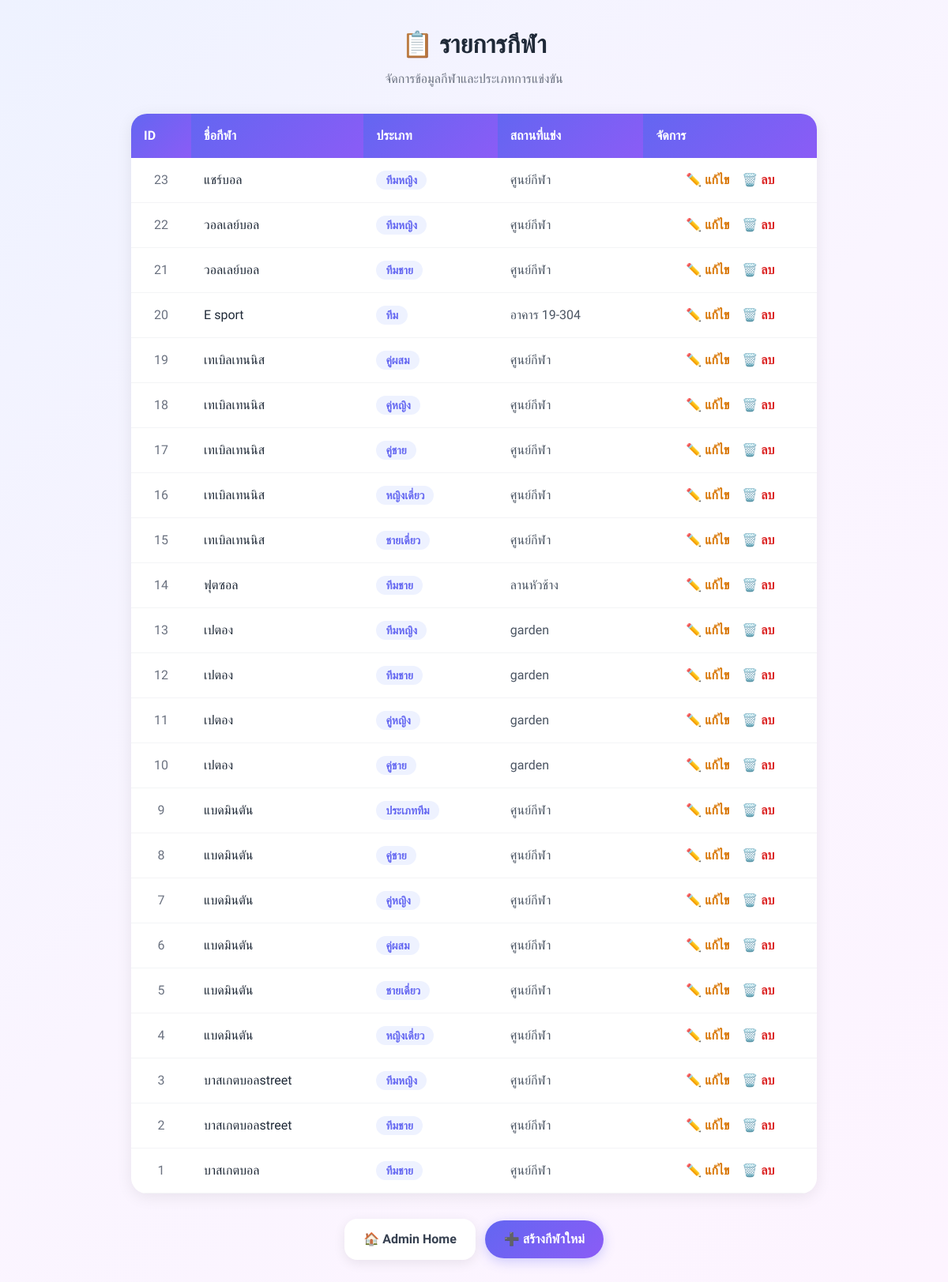
The page /sport_admin2.php on the database its author committed.
### tables this page shows
CREATE TABLE `sport_type` (
  `sport_id` int(11) NOT NULL,
  `sport_name` varchar(100) NOT NULL,
  `category` varchar(50) DEFAULT NULL,
  `venue_type` varchar(50) DEFAULT NULL
);

### sport_admin2.php (the view, shortened to what this page needs)
<?php
include 'db.php';
$sql = "SELECT * FROM sport_type ORDER BY sport_id DESC";
$result = $conn->query($sql);
?>
<!DOCTYPE html>
<html lang="th">
<head>
</head>
<body>
    <div class="container" style="max-width: 900px;">
        <div class="text-center mb-8 animate-fade">
            <h1 class="text-2xl font-bold mb-2">📋 รายการกีฬา</h1>
            <p class="text-gray">จัดการข้อมูลกีฬาและประเภทการแข่งขัน</p>
        </div>
        <div class="table-container mb-8 animate-slide">
            <table>
                <thead>
                    <tr>
                        <th>ID</th>
                        <th>ชื่อกีฬา</th>
                        <th>ประเภท</th>
                        <th>สถานที่แข่ง</th>
                        <th>จัดการ</th>
                    </tr>
                </thead>
                <tbody>
                    <?php if ($result->num_rows > 0): ?>
                        <?php while ($row = $result->fetch_assoc()): ?>
                        <tr>
                            <td style="text-align: center; color: #6b7280;"><?= $row['sport_id'] ?></td>
                            <td style="font-weight: 500; color: #1f2937;"><?= htmlspecialchars($row['sport_name']) ?></td>
                            <td>
                                <span style="background: #eef2ff; color: #6366f1; padding: 4px 12px; border-radius: 50px; font-size: 14px; font-weight: 600;">
                                    <?= htmlspecialchars($row['category']) ?>
                                </span>
                            </td>
                            <td style="color: #4b5563;"><?= htmlspecialchars($row['venue_type']) ?></td>
                            <td style="text-align: center;">
                                <a href="sport_edit.php?id=<?= $row['sport_id'] ?>" style="color: #d97706; font-weight: 700; text-decoration: none; margin-right: 12px;">✏️ แก้ไข</a>
                                <a href="sport_delete.php?id=<?= $row['sport_id'] ?>" onclick="return confirm('ต้องการลบข้อมูลนี้หรือไม่?');" style="color: #dc2626; font-weight: 700; text-decoration: none;">🗑️ ลบ</a>
                            </td>
                        </tr>
                        <?php endwhile; ?>
                    <?php else: ?>
                        <tr><td colspan="5" class="text-center p-8 text-gray">ไม่พบข้อมูล</td></tr>
                    <?php endif; ?>
                </tbody>
            </table>
        </div>
        <div class="text-center">
            <a href="homeadmin.php" class="btn-back" style="margin-right: 8px;">🏠 Admin Home</a>
            <a href="sport_admin.php" class="btn btn-primary" style="padding: 12px 24px; font-size: 16px;">➕ สร้างกีฬาใหม่</a>
        </div>
    </div>
</body>
</html>

### tailwind-config.php (style rules this page uses)
* { margin: 0; padding: 0; box-sizing: border-box; }
body { font-family: 'Sarabun', Tahoma, sans-serif; background: linear-gradient(135deg, #eef2ff 0%, #faf5ff 50%, #fdf4ff 100%); min-height: 100vh; color: #1f2937; line-height: 1.5; }
.container { max-width: 1200px; margin: 0 auto; padding: 32px 16px; }
.text-center { text-align: center; }
.text-gray { color: #6b7280; }
.text-2xl { font-size: 32px; }
.font-bold { font-weight: 700; }
.mb-2 { margin-bottom: 8px; }
.mb-8 { margin-bottom: 32px; }
.btn { display: inline-flex; align-items: center; justify-content: center; gap: 8px; padding: 16px 32px; border-radius: 50px; font-weight: 700; font-size: 18px; text-decoration: none; transition: all 0.3s ease; border: none; cursor: pointer; }
.btn-primary { background: linear-gradient(135deg, #6366f1 0%, #8b5cf6 100%); color: white; box-shadow: 0 4px 15px rgba(99, 102, 241, 0.3); }
.btn-back { display: inline-flex; align-items: center; gap: 8px; padding: 14px 24px; background: white; color: #374151; border-radius: 16px; font-weight: 600; text-decoration: none; box-shadow: 0 4px 15px rgba(0, 0, 0, 0.08); transition: all 0.3s ease; }
.table-container { background: white; border-radius: 20px; overflow: hidden; box-shadow: 0 4px 20px rgba(0, 0, 0, 0.08); }
table { width: 100%; border-collapse: collapse; }
th { background: linear-gradient(135deg, #6366f1 0%, #8b5cf6 100%); color: white; padding: 16px; text-align: left; font-weight: 600; }
td { padding: 16px; border-bottom: 1px solid #f3f4f6; }
.animate-fade { animation: fadeIn 0.5s ease-out forwards; }
.animate-slide { animation: slideUp 0.4s ease-out forwards; }

### rows shown on the page
sport_type: sport_id "23", sport_name "แชร์บอล", category "ทีมหญิง", venue_type "ศูนย์กีฬา"
sport_type: sport_id "22", sport_name "วอลเลย์บอล", category "ทีมหญิง", venue_type "ศูนย์กีฬา"
sport_type: sport_id "21", sport_name "วอลเลย์บอล", category "ทีมชาย", venue_type "ศูนย์กีฬา"
sport_type: sport_id "20", sport_name "E sport", category "ทีม", venue_type "อาคาร 19-304"
sport_type: sport_id "19", sport_name "เทเบิลเทนนิส", category "คู่ผสม", venue_type "ศูนย์กีฬา"
sport_type: sport_id "18", sport_name "เทเบิลเทนนิส", category "คู่หญิง", venue_type "ศูนย์กีฬา"
sport_type: sport_id "17", sport_name "เทเบิลเทนนิส", category "คู่ชาย", venue_type "ศูนย์กีฬา"
sport_type: sport_id "16", sport_name "เทเบิลเทนนิส", category "หญิงเดี่ยว", venue_type "ศูนย์กีฬา"
sport_type: sport_id "15", sport_name "เทเบิลเทนนิส", category "ชายเดี่ยว", venue_type "ศูนย์กีฬา"
sport_type: sport_id "14", sport_name "ฟุตซอล", category "ทีมชาย", venue_type "ลานหัวช้าง"
sport_type: sport_id "13", sport_name "เปตอง", category "ทีมหญิง", venue_type "garden"
sport_type: sport_id "12", sport_name "เปตอง", category "ทีมชาย", venue_type "garden"
sport_type: sport_id "11", sport_name "เปตอง", category "คู่หญิง", venue_type "garden"
sport_type: sport_id "10", sport_name "เปตอง", category "คู่ชาย", venue_type "garden"
sport_type: sport_id "9", sport_name "แบดมินตัน", category "ประเภททีม", venue_type "ศูนย์กีฬา"
sport_type: sport_id "8", sport_name "แบดมินตัน", category "คู่ชาย", venue_type "ศูนย์กีฬา"
sport_type: sport_id "7", sport_name "แบดมินตัน", category "คู่หญิง", venue_type "ศูนย์กีฬา"
sport_type: sport_id "6", sport_name "แบดมินตัน", category "คู่ผสม", venue_type "ศูนย์กีฬา"
sport_type: sport_id "5", sport_name "แบดมินตัน", category "ชายเดี่ยว", venue_type "ศูนย์กีฬา"
sport_type: sport_id "4", sport_name "แบดมินตัน", category "หญิงเดี่ยว", venue_type "ศูนย์กีฬา"
sport_type: sport_id "3", sport_name "บาสเกตบอลstreet", category "ทีมหญิง", venue_type "ศูนย์กีฬา"
sport_type: sport_id "2", sport_name "บาสเกตบอลstreet", category "ทีมชาย", venue_type "ศูนย์กีฬา"
sport_type: sport_id "1", sport_name "บาสเกตบอล", category "ทีมชาย", venue_type "ศูนย์กีฬา"
